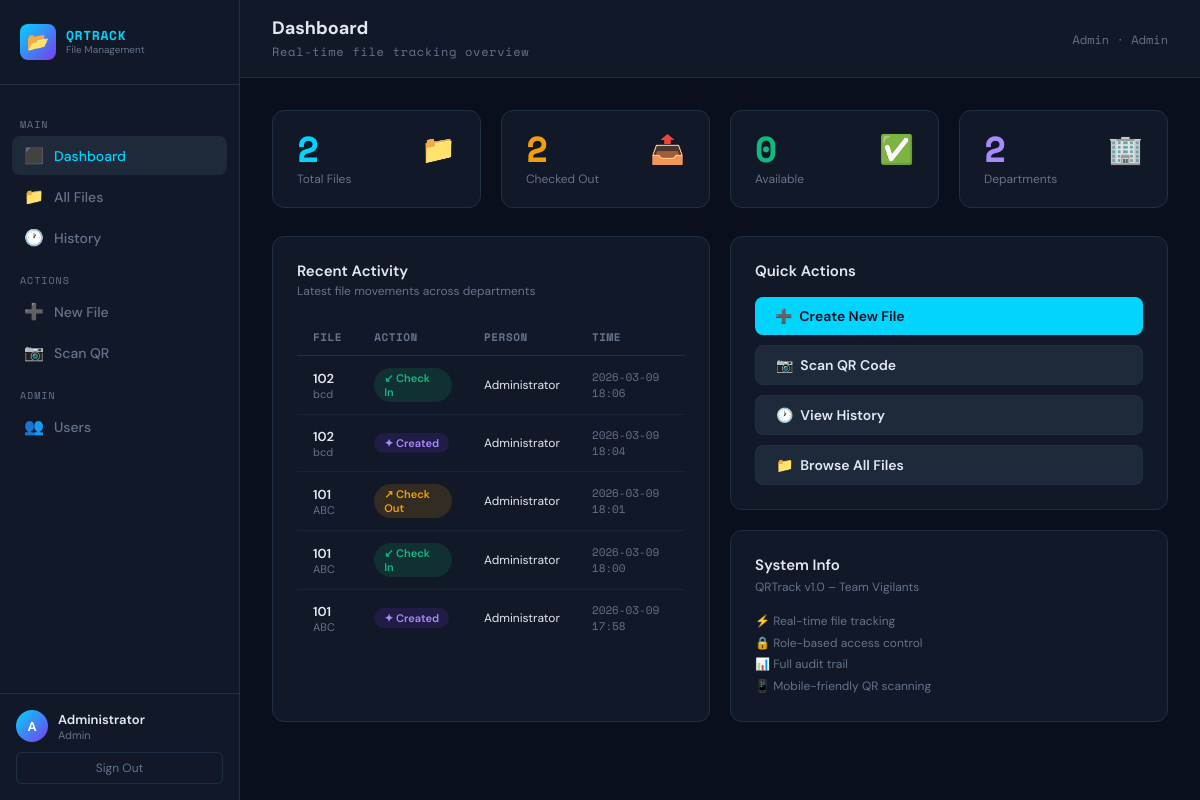
The page / (signed in) on the database its author committed.
### tables this page shows
CREATE TABLE movements (
        id INTEGER PRIMARY KEY AUTOINCREMENT,
        file_id TEXT,
        department TEXT,
        person TEXT,
        action TEXT,
        in_time TEXT,
        out_time TEXT,
        notes TEXT
    );

CREATE TABLE files (
        file_id TEXT PRIMARY KEY,
        file_name TEXT,
        department TEXT,
        created_date TEXT,
        status TEXT DEFAULT 'active',
        priority TEXT DEFAULT 'normal',
        description TEXT
    , stage TEXT DEFAULT 'created');

### app.py (the view)
@app.route("/")
@login_required
def index():
    conn = get_db()
    c = conn.cursor()
    c.execute("SELECT COUNT(*) as cnt FROM files")
    total_files = c.fetchone()["cnt"]
    c.execute("SELECT COUNT(*) as cnt FROM movements WHERE out_time IS NULL")
    checked_out = c.fetchone()["cnt"]
    c.execute("SELECT COUNT(DISTINCT department) as cnt FROM files")
    departments = c.fetchone()["cnt"]
    c.execute("""SELECT m.*, f.file_name FROM movements m
                 JOIN files f ON m.file_id = f.file_id
                 ORDER BY m.id DESC LIMIT 8""")
    recent = c.fetchall()
    conn.close()
    return render_template("index.html",
        total_files=total_files,
        checked_out=checked_out,
        departments=departments,
        recent=recent
    )

### app.py (called while the page is built)
def get_db():
    conn = sqlite3.connect("database.db", timeout=10)
    conn.row_factory = sqlite3.Row
    return conn

def login_required(f):
    @wraps(f)
    def decorated(*args, **kwargs):
        if "user" not in session:
            return redirect("/login")
        return f(*args, **kwargs)
    return decorated

### templates/index.html (shortened to what this page needs)
{% extends "base.html" %}
{% block page_title %}Dashboard{% endblock %}
{% block page_sub %}<span style="font-size:12px;color:var(--muted)">Real-time file tracking overview</span>{% endblock %}
{% block content %}
<div class="grid-4" style="margin-bottom:28px">
  <div class="card stat">
    <div style="display:flex;align-items:flex-start;justify-content:space-between">
      <div>
        <div class="stat-num" style="color:var(--accent)">{{ total_files }}</div>
        <div class="stat-label">Total Files</div>
      </div>
      <div class="stat-icon">📁</div>
    </div>
  </div>
  <div class="card stat">
    <div style="display:flex;align-items:flex-start;justify-content:space-between">
      <div>
        <div class="stat-num" style="color:var(--amber)">{{ checked_out }}</div>
        <div class="stat-label">Checked Out</div>
      </div>
      <div class="stat-icon">📤</div>
    </div>
  </div>
  <div class="card stat">
    <div style="display:flex;align-items:flex-start;justify-content:space-between">
      <div>
        <div class="stat-num" style="color:var(--green)">{{ total_files - checked_out }}</div>
        <div class="stat-label">Available</div>
      </div>
      <div class="stat-icon">✅</div>
    </div>
  </div>
  <div class="card stat">
    <div style="display:flex;align-items:flex-start;justify-content:space-between">
      <div>
        <div class="stat-num" style="color:#a78bfa">{{ departments }}</div>
        <div class="stat-label">Departments</div>
      </div>
      <div class="stat-icon">🏢</div>
    </div>
  </div>
</div>
<div class="grid-2">
  <div class="card">
    <div class="card-header">
      <div class="card-title">Recent Activity</div>
      <div class="card-sub">Latest file movements across departments</div>
    </div>
    {% if recent %}
    <table>
      <thead>
        <tr>
          <th>FILE</th>
          <th>ACTION</th>
          <th>PERSON</th>
          <th>TIME</th>
        </tr>
      </thead>
      <tbody>
        {% for r in recent %}
        <tr>
          <td>
            <div style="font-weight:600;font-size:13px">{{ r['file_id'] }}</div>
            <div style="font-size:11px;color:var(--muted)">{{ r['file_name'] }}</div>
          </td>
          <td>
            {% if r['action'] == 'checkin' %}
              <span class="badge badge-green">↙ Check In</span>
            {% elif r['action'] == 'checkout' %}
              <span class="badge badge-amber">↗ Check Out</span>
            {% elif r['action'] == 'transfer' %}
              <span class="badge badge-blue">⇄ Transfer</span>
            {% else %}
              <span class="badge badge-purple">✦ Created</span>
            {% endif %}
          </td>
          <td style="font-size:12px">{{ r['person'] }}</td>
          <td style="font-family:var(--mono);font-size:11px;color:var(--muted)">
            {{ r['in_time'][:16] if r['in_time'] else '—' }}
          </td>
        </tr>
        {% endfor %}
      </tbody>
    </table>
    {% else %}
    <div style="text-align:center;padding:40px;color:var(--muted)">
      <div style="font-size:40px">📭</div>
      <div style="margin-top:10px;font-size:14px">No activity yet. Create your first file!</div>
    </div>
    {% endif %}
  </div>
  <div style="display:flex;flex-direction:column;gap:20px">
    <div class="card">
      <div class="card-title" style="margin-bottom:16px">Quick Actions</div>
      <div style="display:flex;flex-direction:column;gap:10px">
        <a href="/create" class="btn btn-primary">➕ &nbsp;Create New File</a>
        <a href="/scan"   class="btn btn-secondary">📷 &nbsp;Scan QR Code</a>
        <a href="/history" class="btn btn-secondary">🕐 &nbsp;View History</a>
        <a href="/files"  class="btn btn-secondary">📁 &nbsp;Browse All Files</a>
      </div>
    </div>
    <div class="card">
      <div class="card-title" style="margin-bottom:4px">System Info</div>
      <div class="card-sub" style="margin-bottom:16px">QRTrack v1.0 – Team Vigilants</div>
      <div style="font-size:12px;color:var(--muted);line-height:1.8">
        ⚡ Real-time file tracking<br>
        🔒 Role-based access control<br>
        📊 Full audit trail<br>
        📱 Mobile-friendly QR scanning
      </div>
    </div>
  </div>
</div>
{% endblock %}

### templates/base.html (style rules this page uses)
:root { --bg: #0a0f1e; --surface: #111827; --surface2: #1e2a3a; --border: #1f3044; --accent: #00d4ff; --accent2: #7c3aed; --green: #10b981; --red: #ef4444; --amber: #f59e0b; --text: #e2e8f0; --muted: #64748b; --mono: 'Space Mono', monospace; --sans: 'DM Sans', sans-serif; }
* { box-sizing: border-box; margin: 0; padding: 0; }
body { font-family: var(--sans); background: var(--bg); color: var(--text); min-height: 100vh; display: flex; }
.card { background: var(--surface); border: 1px solid var(--border); border-radius: 12px; padding: 24px; }
.card-header { margin-bottom: 20px; }
.card-title { font-size: 15px; font-weight: 600; }
.card-sub { font-size: 12px; color: var(--muted); margin-top: 2px; }
.btn { padding: 10px 20px; border-radius: 8px; font-size: 14px; font-weight: 600; cursor: pointer; border: none; transition: all 0.15s; display: inline-flex; align-items: center; gap: 8px; text-decoration: none; font-family: var(--sans); }
.btn-primary { background: var(--accent); color: var(--bg); }
.btn-secondary { background: var(--surface2); color: var(--text); border: 1px solid var(--border); }
.badge { display: inline-flex; align-items: center; gap: 4px; padding: 3px 10px; border-radius: 20px; font-size: 11px; font-weight: 600; }
.badge-green { background: rgba(16,185,129,0.15); color: var(--green); }
.badge-amber { background: rgba(245,158,11,0.15); color: var(--amber); }
.badge-purple { background: rgba(124,58,237,0.15); color: #a78bfa; }
table { width: 100%; border-collapse: collapse; }
th { font-family: var(--mono); font-size: 11px; color: var(--muted); padding: 10px 16px; text-align: left; border-bottom: 1px solid var(--border); letter-spacing: 0.05em; }
td { padding: 12px 16px; font-size: 13px; border-bottom: 1px solid rgba(31,48,68,0.5); }
tr:last-child td { border-bottom: none; }
.grid-2 { display: grid; grid-template-columns: 1fr 1fr; gap: 20px; }
.grid-4 { display: grid; grid-template-columns: repeat(4,1fr); gap: 20px; }
.stat { padding: 20px 24px; }
.stat-num { font-family: var(--mono); font-size: 36px; font-weight: 700; line-height: 1; }
.stat-label { font-size: 12px; color: var(--muted); margin-top: 4px; }
.stat-icon { font-size: 28px; }

### rows shown on the page
movements: file_id "102", file_name "bcd", action "↙ Check In", person "Administrator", in_time "2026-03-09 18:06"
movements: file_id "102", file_name "bcd", action "✦ Created", person "Administrator", in_time "2026-03-09 18:04"
movements: file_id "101", file_name "ABC", action "↗ Check Out", person "Administrator", in_time "2026-03-09 18:01"
movements: file_id "101", file_name "ABC", action "↙ Check In", person "Administrator", in_time "2026-03-09 18:00"
movements: file_id "101", file_name "ABC", action "✦ Created", person "Administrator", in_time "2026-03-09 17:58"

### other values the page prints
{{ session.full_name[0] if session.full_name else 'U' }} "A"
{{ session.full_name }} "Administrator"
{{ session.role | capitalize }} "Admin"
{{ session.department }} "Admin"
{{ total_files }} "2"
{{ checked_out }} "2"
{{ total_files - checked_out }} "0"
{{ departments }} "2"
